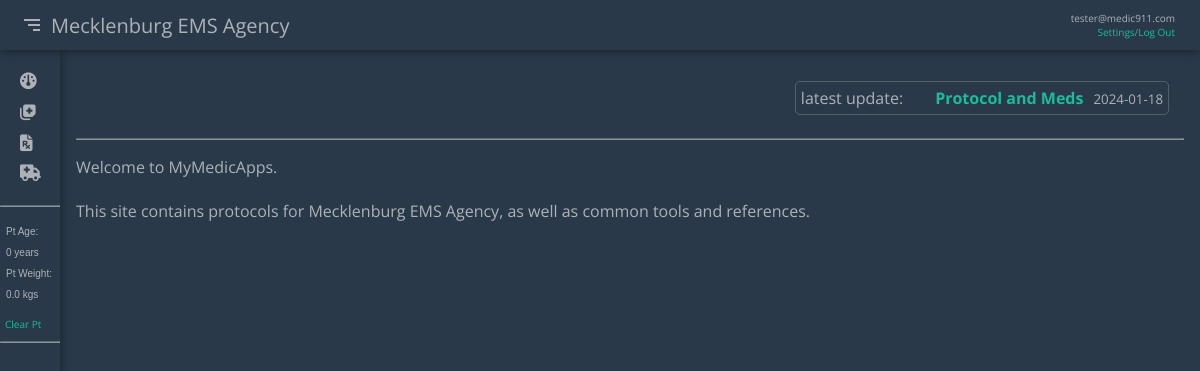
The app's page /home (signed in), older data.
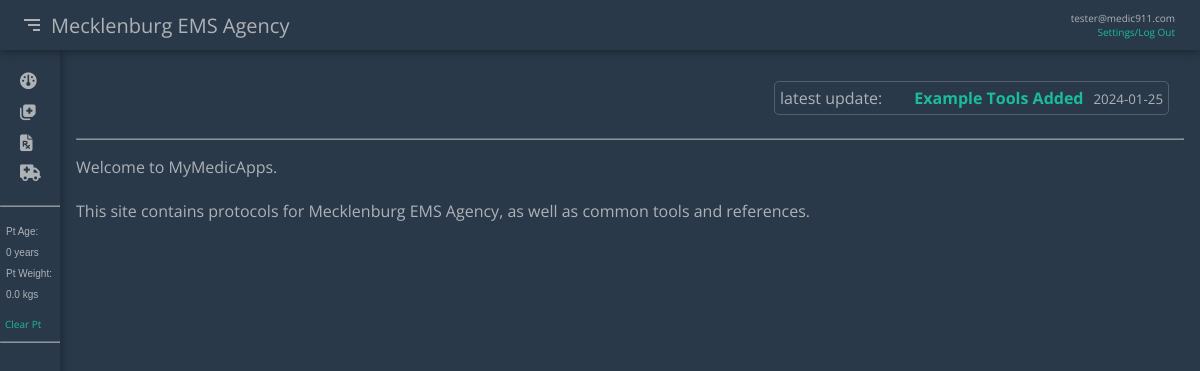
The same page, newer data.
### master/models.py (models this page shows, shortened)
class User(db.Model, UserMixin):
    id = db.Column(db.Integer, primary_key=True)
    email = db.Column(db.String(120),  unique=True, nullable=False)
    displayName = db.Column(db.String(120))
    password = db.Column(db.String(60), nullable=False)
    showNarrative = db.Column(db.Boolean, default=1)
    showBasic = db.Column(db.Boolean, default=1)
    showAdvanced = db.Column(db.Boolean, default=1)
    showAdditional = db.Column(db.Boolean, default=1)

class UpdatePost(db.Model):
    id = db.Column(db.Integer, primary_key=True)
    title = db.Column(db.String(100), nullable=False)
    date_posted = db.Column(db.DateTime, nullable=False, default=datetime.utcnow)
    date_protocol = db.Column(db.DateTime, nullable=False)
    description = db.Column(db.Text, nullable=False)

### master/main/routes.py (the view)
@main.route("/")
@main.route("/home")
def home():
    keys = getPt()
    session['path'] = 'main.home'
    latest_update = UpdatePost.query.order_by(UpdatePost.date_posted.desc()).first()
    if current_user.is_authenticated:
        return render_template('home.html', varTitle='Home', keys=keys, latest_update=latest_update)
    else:
        return redirect(url_for('users.login'))

### master/main/routes.py (called while the page is built, shortened)
def getPt():
    keys= {}
    if not session.get('ptYears'):
        session['ptYears'] = 0
        session['ptLbs'] = 0.0
        session['ptKgs'] = 0.0
        keys['ptYears'] = 0
        keys['ptLbs'] = 0.0
        keys['ptKgs'] = 0.0
    if ( session['ptYears'] == 0.0):
        keys = setPt()
        ptYears = keys['ptYears']
        ptLbs = keys['ptLbs']
        ptKgs = keys['ptKgs']
    return keys

def setPt(years=0, lbs=0):
    session['ptYears'] = years
    session['ptLbs'] = lbs
    session['ptKgs'] = round((lbs/2.2), 1)
    ptYears = session['ptYears']
    ptLbs = session['ptLbs']
    ptKgs = Decimal(session['ptKgs'])
    ptKgs = session['ptKgs']
    keys = {'ptYears':0, 'ptKgs':0.0, 'ptLbs':0}
    keys['ptYears'] = ptYears
    keys['ptKgs'] = ptKgs
    keys['ptLbs'] = ptLbs
    return keys

### master/models.py (called while the page is built)
@login_manager.user_loader
def load_user(user_id):
    return User.query.get(int(user_id))

### run.py (called while the page is built)
@app.before_request
def make_session_permanent():
    session.permanent = True
    app.permanent_session_lifetime = timedelta(days=30)

### master/templates/home.html (shortened to what this page needs)
{% extends "base.html" %}
{% block content %}
<div class="container1 content1">
        <article class="media content-section">
            <div class="containercontainer">
                <div class="container3">
                    <thing>latest update:&emsp;&emsp;  </thing>
                    <h4><div class="article-title"><a href="{{ url_for('main.siteUpdates') }}">{{ latest_update.title }}</a></div></h4>
                    <small class="text-muted">{{ latest_update.date_posted.strftime('%Y-%m-%d') }}</small>
                </div>
            </div>
            <hr>
        </article>
    <P>
        Welcome to MyMedicApps.<br><br>  This site contains protocols for Mecklenburg EMS Agency, as well as common tools and references.
    </P>
</div>
{% endblock %}

### master/templates/base.html (shortened to what this page needs)
<!DOCTYPE html>
<html lang="en">
<head>
    <link href='https://unpkg.com/boxicons@2.1.2/css/boxicons.min.css' rel='stylesheet'>
    <link rel="stylesheet" href="{{ url_for('static', filename='styles.css') }}">
</head>
<body>
    <div class="bodyContainer">
        <div class="header">
            <button class="menu-icon-btn" data-menu-icon-btn>
                <svg xmlns="http://www.w3.org/2000/svg" class="menu-icon-right"><path d="M4 6h16v2H4zm4 5h12v2H8zm5 5h7v2h-7z"></path></svg>
            </button>
            <div class="agency"></div>
            <div class="pt-info-div">
            {% if current_user.is_authenticated %}
                <div class="btn-user">
                    {% if current_user.displayName %}
                    <p>{{ current_user.displayName }}</p>
                    {% else %}
                        <p>{{ current_user.email }}</p>
                    {% endif %}
                    <div><a href="{{url_for('users.account')}}" class="small-link">Settings/Log Out</a></div>
                </div>
            {% else %}
                <a class="btn-login" href="{{url_for('users.login')}}">Login\Register</button>
            {% endif %}
            </div>
        </div>
        <div class="container">
            <aside class="sidebar" data-sidebar-state>
                <div class="middle-sidebar">
                    <ul>
                        <li>
                            <button class="top-list-button"><a href="{{ url_for('main.home')}}"><i class="fa-solid fa-gauge fa-lg"></i><div class="hidden-sidebar">Home Screen</div></a></button>
                        </li>
                        <li id="proto-id">
                            <button class="top-list-button" data-proto-btn><a href="{{ url_for('main.home')}}" onclick="return false"><i class="fa-solid fa-notes-medical fa-lg"></i><div class="hidden-sidebar">Protocols</div></a></button>
                        </li>
                        <li id="meds-id">
                            <button class="top-list-button" data-meds-btn><a href="#"><i class="fa-solid fa-file-prescription fa-lg"></i><div class="hidden-sidebar">&ensp;Medications</div></a></button>
                        </li>
                        <li id="other-id">
                            <button class="top-list-button" data-other-btn><a href="#"><i class="fa-solid fa-truck-medical fa-lg"></i><div class="hidden-sidebar">Tools</div></a>
                            </button>
                        </li>
                    </ul><hr>
                    <div class="pt-info-section">
                        <div>
                            <a href="{{url_for('main.updatePt')}}">
                                <button class="pt-info-div2">
                                    <p>Pt Age:</p>
                                    <p>{{ keys.ptYears }} years</p>
                                    <p>Pt Weight:</p>
                                    <p>{{ keys.ptKgs }} kgs</p>
                                </button>
                            </a>
                        </div>
                        <div>
                            <a class="small-link" href="{{url_for('main.clrPt')}}">Clear Pt</a>
                        </div>
                    </div>
                    <hr>
                </div>
            </aside>
        {% block content %}{% endblock %}
        </div>
    </div>
</body>
</html>

### master/static/styles.css (style rules this page uses)
body { margin: 0; padding: 0; color: var(--light-txt); background-color: var(--blue-bg); font-family: 'Open Sans',sans-serif; text-rendering: optimizeLegibility; -webkit-font-smoothing: antialiased; }
*, *::before, *::after { box-sizing: border-box; }
a { color: var(--teal-accent); text-decoration: none; }
:root { --blue-bg: #293949; --dark-bg: #23313f; --teal-accent: #1abc9c; --light-txt: #aeb2b7; --fifty-border: #aeb2b750; --light-offset: #f4b02a; --highlight-yellow: #FFFF5C; --highlight-blue: #8AFFFF; --header-height: 50px; --sidebar-width-open: 265px; --sidebar-width: 60px; --animation-duration: 200ms; --animation-timing-curve: ease-in-out; --open-menu-width: 285px; --view-width: 100vw; --twenty-margin: 20px; }
.header { display: flex; align-items: center; position: sticky; top: 0; background-color: var(--blue-bg); box-shadow: 0 1px 10px 0 rgba(0, 0, 0, .4); padding: 0.5rem, 0.5rem; padding: 0 5px; height: var(--header-height); font-size: 20px; color: var(--light-txt); z-index: 1; }
.pt-info-div { font-size: 10px; display: flex; padding-left: 2rem; gap: 0.2rem; flex-wrap: nowrap; justify-content: right; background: none; border: none; text-decoration: none; color: var(--light-txt); margin: 0; cursor: pointer; width: 100%; align-content: right; margin-right: 10px; }
.menu-icon-btn { background: none; border: none; padding-left: 15px; }
.menu-icon-right { width: 25px; height: 25px; fill: var(--light-txt); cursor: pointer; padding-top: 2px; }
.container { display: flex; }
.container1 { width: 100%; flex-wrap: wrap; }
.container1 > * { flex-shrink: 1; flex-grow: 0; }
.containercontainer { display: flex; padding: 15px; }
.container3 { display: flex; flex-wrap: wrap; align-items: baseline; justify-content: end; padding: 5px; border: 1px solid var(--fifty-border); -webkit-background-clip: padding-box; background-clip: padding-box; border-radius: 5px; outline: none; margin-left: auto; }
.container3 > * { flex-shrink: 1; flex-grow: 0; }
.container3 > H4 { color: var(--teal-accent); margin: 0; }
.sidebar { flex-shrink: 0; overflow-y: hidden; width: var(--sidebar-width); display: flex; flex-direction: column; margin: 0; padding: 0; align-items: center; color: var(--light-txt); box-shadow: 0 1px 10px 0 rgba(0, 0, 0, .4); transition: width var(--animation-duration) var(--animation-timing-curve); flex-grow: 1; overflow-y: auto; overflow-x: hidden; min-height: 100vh; }
.middle-sidebar { flex-grow: 1; flex-shrink: 0; overflow-y: auto; overflow-x: hidden; width: 100%; transition: opacity var(--animation-duration) var(--animation-timing-curve); height: 100%; min-height: 100vh; }
.middle-sidebar ul { list-style-type: none; padding-left: 0; }
.top-list-button { flex-shrink: 0; margin: 0; padding: 5px 15px; background-color: var(--blue-bg); border: 0; display: flex; flex-direction: column; align-items: center; width: var(--sidebar-width-open); color: var(--light-txt); }
.top-list-button i { display: block; padding: 10px 0 10px 0; text-decoration: none; }
.top-list-button a { display: flex; flex-direction: row; align-items: center; width: 100%; color: var(--light-txt); padding-left: 5px; text-decoration: none; }
.content1 { margin: 1rem; }
.agency { min-width: 250px; flex-shrink: 0; }
.agency:before { content: 'Mecklenburg EMS Agency'; }
ul { list-style-type: square; }
.pt-info-div2 { font-size: 10px; background: none; border: none; text-decoration: none; color: var(--light-txt); cursor: pointer; width: 100%; justify-content: left; }
hr { width: 100%; height: 1px; opacity: 50%; }
.pt-info-div2 p { display: flex; gap: 0.2rem; flex-wrap: nowrap; justify-content: left; }
.text-muted { margin-left: 10px; }
.btn-user { display: flex; flex-wrap: nowrap; flex-direction: column; justify-content: center; margin-left: auto; margin-right: 10px; }
.btn-user * { margin: 0; display: flex; justify-content: right; }
.pt-info-section { display: flex; flex-direction: column; justify-content: left; }
.pt-info-section div { flex-shrink: 1; flex-grow: 1; }
.small-link { font-size: 10px; text-decoration: none; color: var(--teal-accent); margin-left: 5px; }
.content1 { width: calc(var(--view-width) - var(--sidebar-width) - var(--twenty-margin)); }

Row changes from the older to the newer data that the page shows:
no longer on this page (row unchanged): UpdatePost: title "Protocol and Meds", date_posted "2024-01-18"
added UpdatePost: title "Example Tools Added", date_posted "2024-01-25"
